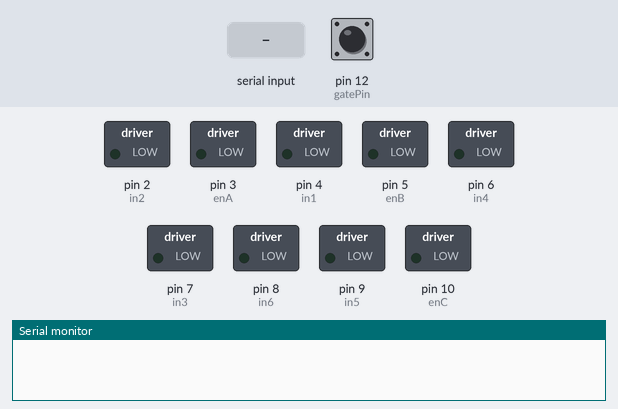
The sketch below on a simulated Arduino Uno, built with avr-gcc and run on an emulated ATmega328P. Shown: switched loads named in the sketch (green lamp = pin HIGH), the last lines printed to the serial monitor. Inputs (shaded band) come from the test bench; at power-on: pin 12 (gatePin) HIGH.

Above: at 1.2 s.
1.3 s: "m" received over Serial
At 2.5 s:
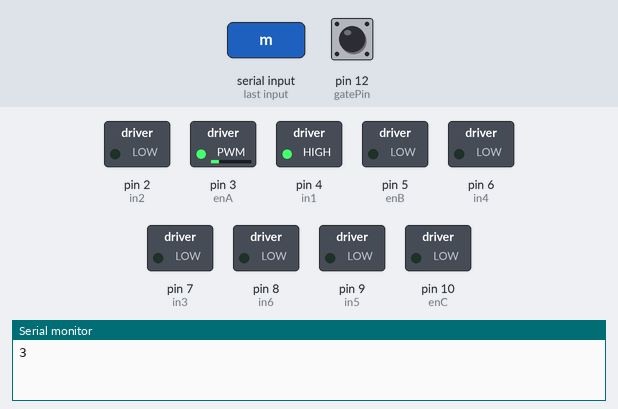
2.8 s: byte 113 ('q') received over Serial
At 3.8 s:
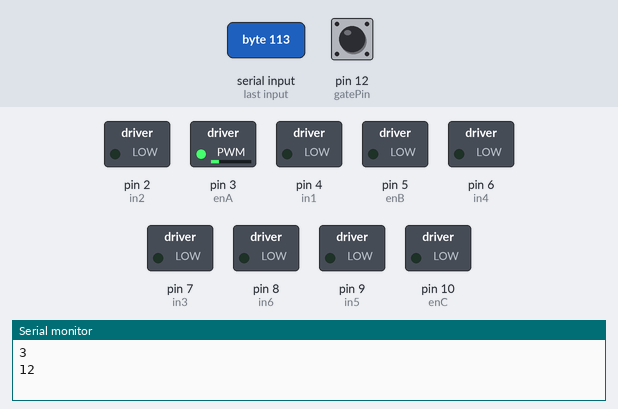
4.3 s: byte 97 ('a') received over Serial
At 5.0 s:
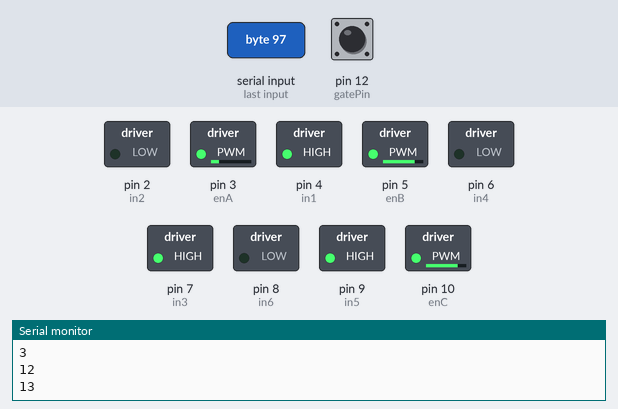
5.8 s: "n" received over Serial
At 6.1 s:
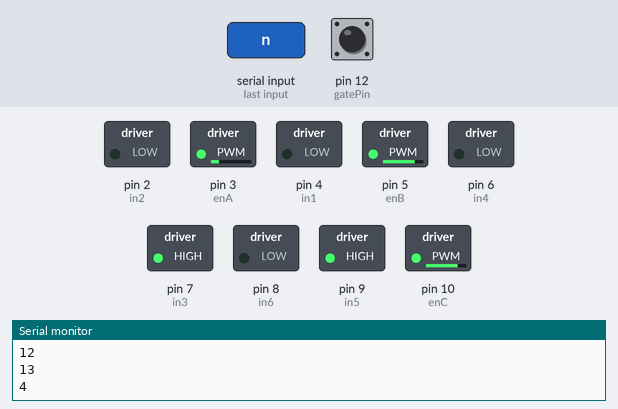
7.3 s: "o" received over Serial
At 8.5 s:
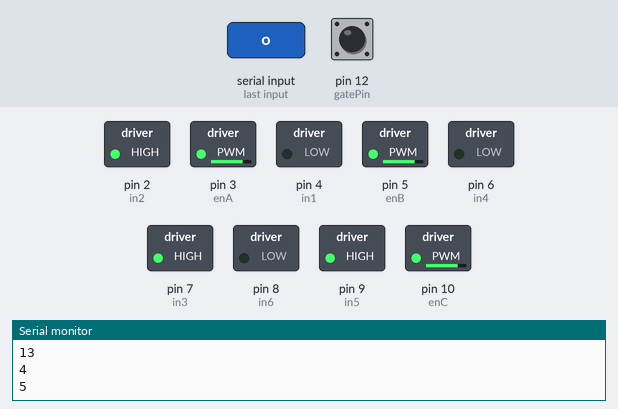
8.8 s: "s" received over Serial
At 9.6 s:
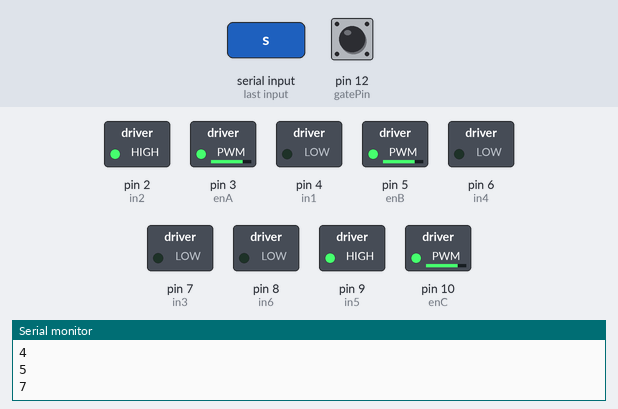
Timing chart, 0 to 11.3 s (numbered marks = the images above; inputs shaded):
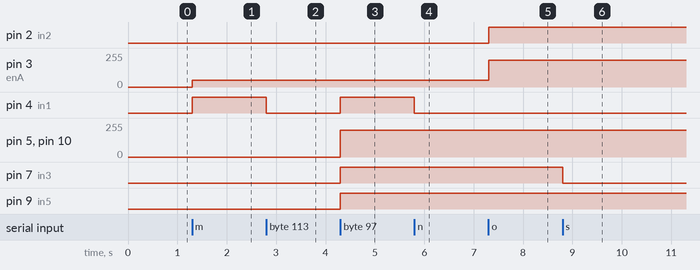

The sketch:

ard_motor_light_gateV4.ino
```cpp
int data = 0;
int gatePin =12;
char pyInput;
int pwm = 200;

bool gateStatus;

// connect motor controller pins to Arduino digital pins
// motor one
int enA = 3; // pwm port
int in1 = 4;
int in2 = 2;

int pmwM1_diff = 150;

// motor two
int enB = 5; // pwm port
int in3 = 7;
int in4 = 6;

// motor three
int enC = 10; // pwm port
int in5 = 9;
int in6 = 8;

int timer;

void setup() {
  // put your setup code here, to run once:

Serial.begin(9600);
pinMode(gatePin, INPUT);
digitalWrite(gatePin, HIGH); // turn on the pullup

 // set all the motor control pins to outputs
 pinMode(enA, OUTPUT);
 pinMode(in1, OUTPUT);
 pinMode(in2, OUTPUT);

 pinMode(enB, OUTPUT);
 pinMode(in3, OUTPUT);
 pinMode(in4, OUTPUT);


 pinMode(enC, OUTPUT);
 pinMode(in5, OUTPUT);
 pinMode(in6, OUTPUT);


}

void loop() {
  // put your main code here, to run repeatedly:


if(Serial.available()>0){


  gateStatus = digitalRead(gatePin);
  pyInput = Serial.read();


    if(pyInput == 'l' && gateStatus == LOW){
      data = 1;
      Serial.println(data);

    }
    else if(pyInput == 'l' && gateStatus == HIGH){
      data = 2;
      Serial.println(data);
    }

    else if(pyInput == 'm'){ // forward motor 1
      data = 3;
      digitalWrite(in1, HIGH);
      digitalWrite(in2, LOW);
      analogWrite(enA, (pwm-pmwM1_diff));

      Serial.println(data);
    }
    else if(pyInput == 'n'){ // stop motor 1
      data = 4;
      digitalWrite(in1, LOW);
      digitalWrite(in2, LOW);

      Serial.println(data);
    }
    else if(pyInput == 'o'){ // reverse motor 1
      data = 5;
      digitalWrite(in1, LOW);
      digitalWrite(in2, HIGH);
      analogWrite(enA, pwm);

      Serial.println(data);
    }

    else if(pyInput == 'r'){ // forward motor 2
      data = 6;
      digitalWrite(in3, HIGH);
      digitalWrite(in4, LOW);
      analogWrite(enB, pwm);

      Serial.println(data);
    }
    else if(pyInput == 's'){ // stop motor 2
      data = 7;
      digitalWrite(in3, LOW);
      digitalWrite(in4, LOW);

      Serial.println(data);
    }
    else if(pyInput == 't'){ // reverse motor 2
      data = 8;
      digitalWrite(in3, LOW);
      digitalWrite(in4, HIGH);
      analogWrite(enB, pwm);

      Serial.println(data);
    }

    else if(pyInput == 'u'){ // forward motor 3
      data = 9;
      digitalWrite(in5, HIGH);
      digitalWrite(in6, LOW);
      analogWrite(enC, pwm);

      Serial.println(data);
    }
    else if(pyInput == 'v'){ // stop motor 3
      data = 10;
      digitalWrite(in5, LOW);
      digitalWrite(in6, LOW);

      Serial.println(data);
    }
    else if(pyInput == 'w'){ // reverse motor 3
      data = 11;
      digitalWrite(in5, LOW);
      digitalWrite(in6, HIGH);
      analogWrite(enC, pwm);

      Serial.println(data);

    }
    else if(pyInput == 'q'){ // reverse motor 3
      data = 12;
      digitalWrite(in1, LOW);
      digitalWrite(in2, LOW);
      //analogWrite(enC, 0);
      digitalWrite(in3, LOW);
      digitalWrite(in4, LOW);
      //analogWrite(enC, 0);
      digitalWrite(in5, LOW);
      digitalWrite(in6, LOW);
      //analogWrite(enC, 0);

      Serial.println(data);
    }

    else if(pyInput == 'a'){ // start all
      data = 13;
      digitalWrite(in1, HIGH);
      digitalWrite(in2, LOW);
      analogWrite(enA, (pwm-pmwM1_diff));
      digitalWrite(in3, HIGH);
      digitalWrite(in4, LOW);
      analogWrite(enB, pwm);
      digitalWrite(in5, HIGH);
      digitalWrite(in6, LOW);
      analogWrite(enC, pwm);

      Serial.println(data);
    }
}

}
```

Measured:
- after the input at 1.3 s, pin 3 (enA): 0/255 → 50/255 at once; pin 4 (in1): LOW → HIGH at once
- after the input at 2.8 s, pin 4 (in1): HIGH → LOW at once
- after the input at 4.3 s, pin 4 (in1), pin 7 (in3), pin 9 (in5): LOW → HIGH at once; pin 5 (enB), pin 10 (enC): 0/255 → 200/255 at once
- after the input at 5.8 s, pin 4 (in1): HIGH → LOW at once
- after the input at 7.3 s, pin 2 (in2): LOW → HIGH at once; pin 3 (enA): 50/255 → 200/255 at once
- after the input at 8.8 s, pin 7 (in3): HIGH → LOW at once
